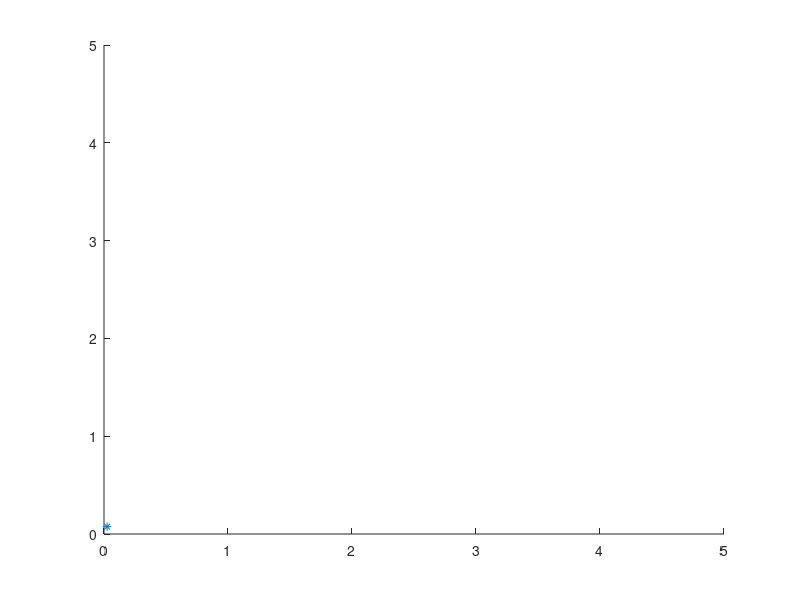

This chart was generated by the following MATLAB code:
clc
clear all
close all

s = input('Zadaj sirku zahrady: ');
d = input('Zadaj dlzku zahrady: ');
sk = input('Zadaj sirku kosacky: ')/100;
dl = input('Zadaj dlzku kosacky: ')/100;
dk = input('Zadaj dlzku kroku: ')/100;

x = dl /2;
y = sk /2;
A = [];

axis([0 , d , 0 , s ]);
hold;
for i = sk /2 : sk : y <= s 
    y = y + sk;
    for j = dl/2 : dk : x <= d 
        A = [ A ; [ i , j]];
        plot( x , y , '*' )
        x = x + dk;
        pause( 0.0000001 );
    end
    x = 0;
end